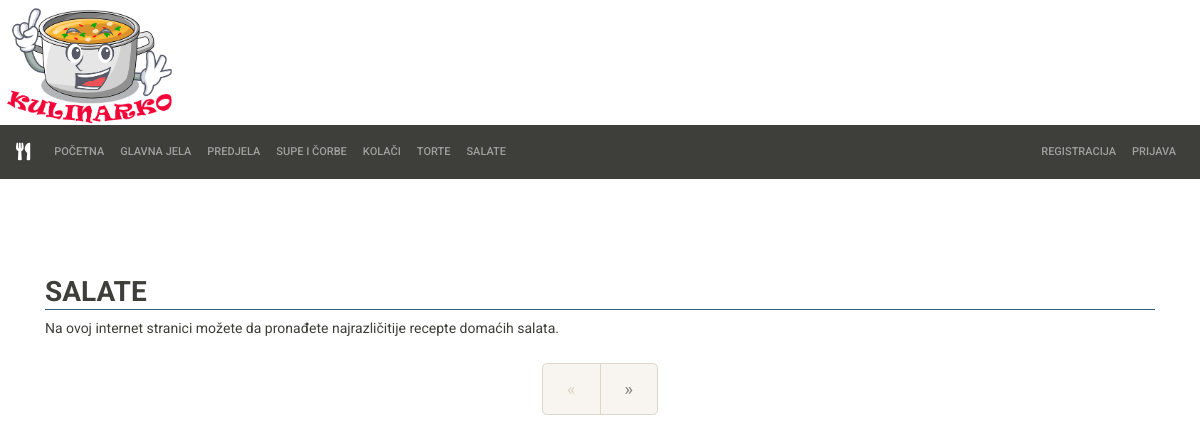
/salate.php, run on an earlier commit of the app's database.
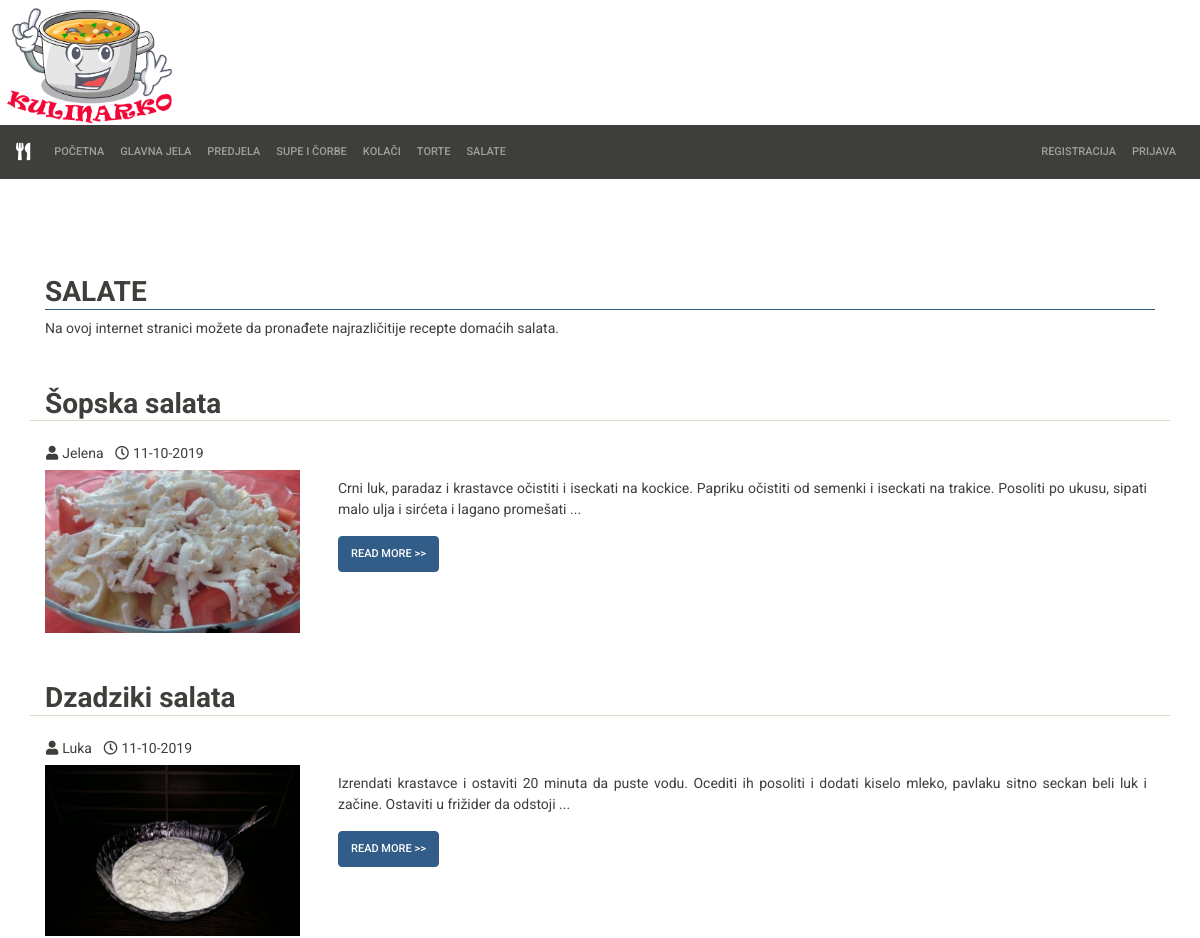
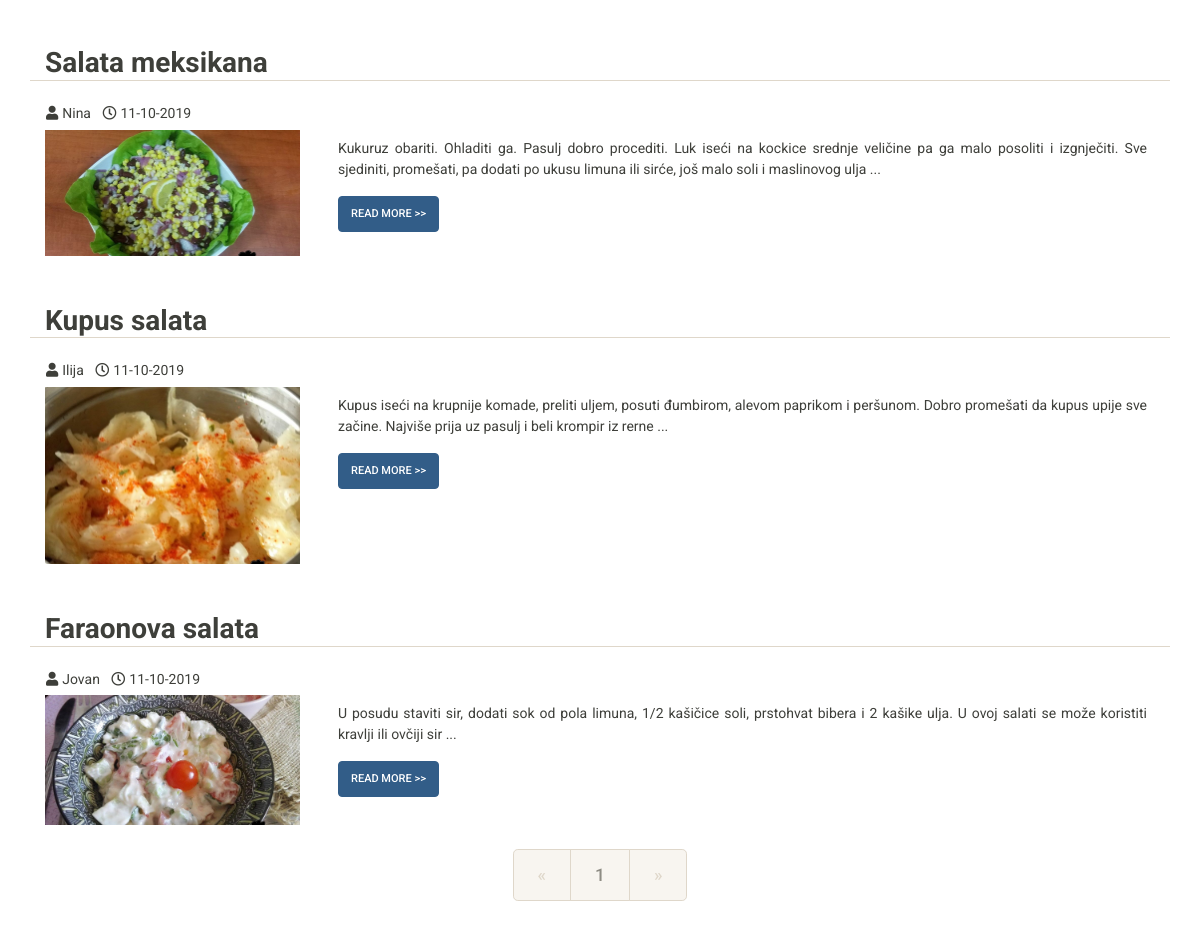
And on a later commit of the database (2 pictures, top to bottom).
### tables this page shows
CREATE TABLE IF NOT EXISTS `recepti` (
  `recept_id` int(11) NOT NULL AUTO_INCREMENT,
  `naziv_recepta` varchar(40) NOT NULL,
  `sastojci` varchar(512) NOT NULL,
  `slika_jela` varchar(256) DEFAULT NULL,
  `sadrzaj_recepta` text NOT NULL,
  `kategorija_jela` int(11) NOT NULL,
  `datum_unosa` timestamp NOT NULL DEFAULT CURRENT_TIMESTAMP ON UPDATE CURRENT_TIMESTAMP,
  `vreme_pripreme` varchar(20) NOT NULL,
  `autor_recepta` varchar(25) NOT NULL,
  PRIMARY KEY (`recept_id`),
  KEY `recept_korisnika` (`autor_recepta`),
  KEY `kategorija_recepta` (`kategorija_jela`)
);

CREATE TABLE IF NOT EXISTS `korisnici` (
  `korisnicko_ime` varchar(20) NOT NULL COMMENT 'korisnicko ime mora biti jedinstveno',
  `lozinka` varchar(64) NOT NULL,
  `ime` varchar(25) NOT NULL,
  `prezime` varchar(25) NOT NULL,
  `el_adresa` varchar(128) NOT NULL,
  `datum_rodjenja` date DEFAULT NULL,
  `adresa_stanovanja` varchar(128) DEFAULT NULL,
  `drzava_stanovanja` varchar(128) DEFAULT NULL,
  `pol` varchar(1) DEFAULT NULL,
  `telefon` varchar(20) DEFAULT NULL,
  `mobilni_telefon` varchar(20) DEFAULT NULL,
  `administrator` tinyint(1) DEFAULT NULL,
  PRIMARY KEY (`korisnicko_ime`)
);

### salate.php (the view, shortened to what the changed rows need)
<!DOCTYPE html>
<html lang="en">
<head>
    <link rel="stylesheet" type="text/css" href="./bootstrap/bootstrap.css">
    <link rel="stylesheet" href="./fontawesome/css/all.css">
    <link rel="stylesheet" type="text/css" href="./css/nasiStilovi.css">
</head>
<body>
    <div class="container mt-5 pt-5">
        <h2 class="border-bottom border-primary"> <strong> SALATE </strong> </h2>
        <?php
            $servername = "localhost";
            $username = "root";
            $password = "";
            $dbname = "kulinarko";
            $datatable = "recepti";
            $datatable_kor = "korisnici";
            $results_per_page = 10;
            $mysqli = new mysqli($servername, $username, $password, $dbname);
            if ( $mysqli->connect_error ) {
                echo "Error: ".$mysqli->connect_error;
            } else {
                $mysqli->set_charset("utf8");
                if (isset($_GET["page"])) {
                    $page = $_GET["page"];
                } else {
                    $page = 1;
                };
                $start_from = ($page-1) * $results_per_page;
                $query = "SELECT * FROM ".$datatable." WHERE KATEGORIJA_JELA = 6 ORDER BY DATUM_UNOSA ASC LIMIT $start_from, ".$results_per_page;
                $result = $mysqli->query($query);
                if ( $result == FALSE ) {
                    echo "Error: ".$mysqli->error($connection);
                } else {
                    while( $row = $result->fetch_assoc() ) {
                        $timestamp = strtotime($row["datum_unosa"]);
                        $date = date('d-m-Y', $timestamp);
                        $query_imeAutora = "SELECT * FROM ".$datatable_kor." WHERE korisnicko_ime = '".$row["autor_recepta"]."'";
                        $result_imeAutora = $mysqli->query($query_imeAutora);
                        if ( $result_imeAutora == FALSE ) {
                            $imeAutora = $row["autor_recepta"];
                        } else {
                            $row_users = $result_imeAutora->fetch_assoc();
                            $imeAutora = $row_users["ime"];
                        }
                        $sadrzajRecepta = $row["sadrzaj_recepta"];
                        $pozPoslednjeCeleReci = strpos($sadrzajRecepta, '.', 150);
                        $skraceniSadrzaj = substr($sadrzajRecepta, 0, $pozPoslednjeCeleReci);
                        $skraceniSadrzaj = $skraceniSadrzaj." ...";
                        echo "<div class='mt-5'>";
                        echo "<div class='row'>";
                        echo "<h2 class='col-12 border-bottom'> <strong>".$row["naziv_recepta"]."</strong> </h2>";
                        echo "</div>";
                        echo "<div class='row'>";
                        echo "<p class='col-12 text-capitalize'> <h6> <i class='fas fa-user ml-3 mr-1'></i>".$imeAutora." <i class='far fa-clock ml-2 mr-1'></i>".$date."</h6> </p>";
                        echo "</div>";
                        echo "<div class='row'>";
                        echo "<img src='".$row["slika_jela"]."' alt='Ime slike' class='col-9 col-md-3 rounded float-left'>";
                        echo "<p clas='col-9'>";
                        echo "<div class='d-flex flex-column mb-3 col-9'>";
                        echo "<div class='p-2 text-justify'>".$skraceniSadrzaj."</div>";
                        echo "<div class='p-2'>";
                        echo "<form method='POST' action='receptDetaljno.php'>";
                        echo "<button type='submit' class='btn btn-primary float-left'> Read More >> </button>";
                        echo "</form>";
                        echo "</div>";
                        echo "</div>";
                        echo "</p>";
                        echo "</div>";
                        echo "</div>";
                    }
                    $sql = "SELECT COUNT(*) AS total FROM ".$datatable." WHERE KATEGORIJA_JELA = 6";
                    $rs_result = $mysqli->query($sql);
                    $row = $rs_result->fetch_assoc();
                    $total_pages = ceil($row["total"] / $results_per_page);
                    echo "<div class='row my-4'>";
                    echo "<ul class='pagination pagination-lg mx-auto'>";
                    for ( $i = 1; $i <= $total_pages; $i++ ) {
                        echo "<li class='page-item'>";
                        echo "<a href='salate.php?page=".$i."'";
                        if ( $i == $page ) {
                            echo " class='page-link curPage active'";
                        } else {
                            echo " class='page-link'";
                        }
                        echo ">".$i."</a> ";
                        echo "</li>";
                    }
                    if ( $page == $total_pages ) {
                        echo "<li class='page-item disabled'>";
                        echo "<a class='page-link' href='#'>&raquo;</a>";
                        echo "</li>";
                    } else {
                        $sledecaStrana = $page + 1;
                        echo "<li class='page-item'>";
                        echo "<a class='page-link' href='salate.php?page=".$sledecaStrana."'>&raquo;</a>";
                        echo "</li>";
                    }
                }
            }
        ?>
    </div>
</body>
</html>

What changed in the data, as far as the page shows it:
added recepti: naziv_recepta "Šopska salata", autor_recepta.ime "Jelena", datum_unosa "11-10-2019", slika_jela (picture), skraceniSadrzaj "Crni luk, paradaz i krastavce očistiti i iseckati na kockice. Papriku očistiti od semenki i iseckati na trakice. Posoliti po ukusu, sipati malo ulja i sirćeta i lagano promešati ..."
added recepti: naziv_recepta "Dzadziki salata", autor_recepta.ime "Luka", datum_unosa "11-10-2019", slika_jela (picture), skraceniSadrzaj "Izrendati krastavce i ostaviti 20 minuta da puste vodu. Ocediti ih posoliti i dodati kiselo mleko, pavlaku sitno seckan beli luk i začine. Ostaviti u frižider da odstoji ..."
added recepti: naziv_recepta "Salata meksikana", autor_recepta.ime "Nina", datum_unosa "11-10-2019", slika_jela (picture), skraceniSadrzaj "Kukuruz obariti. Ohladiti ga. Pasulj dobro procediti. Luk iseći na kockice srednje veličine pa ga malo posoliti i izgnječiti. Sve sjediniti, promešati, pa dodati po ukusu limuna ili sirće, još malo soli i maslinovog ulja ..."
added recepti: naziv_recepta "Kupus salata", autor_recepta.ime "Ilija", datum_unosa "11-10-2019", slika_jela (picture), skraceniSadrzaj "Kupus iseći na krupnije komade, preliti uljem, posuti đumbirom, alevom paprikom i peršunom. Dobro promešati da kupus upije sve začine. Najviše prija uz pasulj i beli krompir iz rerne ..."
added recepti: naziv_recepta "Faraonova salata", autor_recepta.ime "Jovan", datum_unosa "11-10-2019", slika_jela (picture), skraceniSadrzaj "U posudu staviti sir, dodati sok od pola limuna, 1/2 kašičice soli, prstohvat bibera i 2 kašike ulja. U ovoj salati se može koristiti kravlji ili ovčiji sir ..."
Also different on the page:
new list line: "1"
